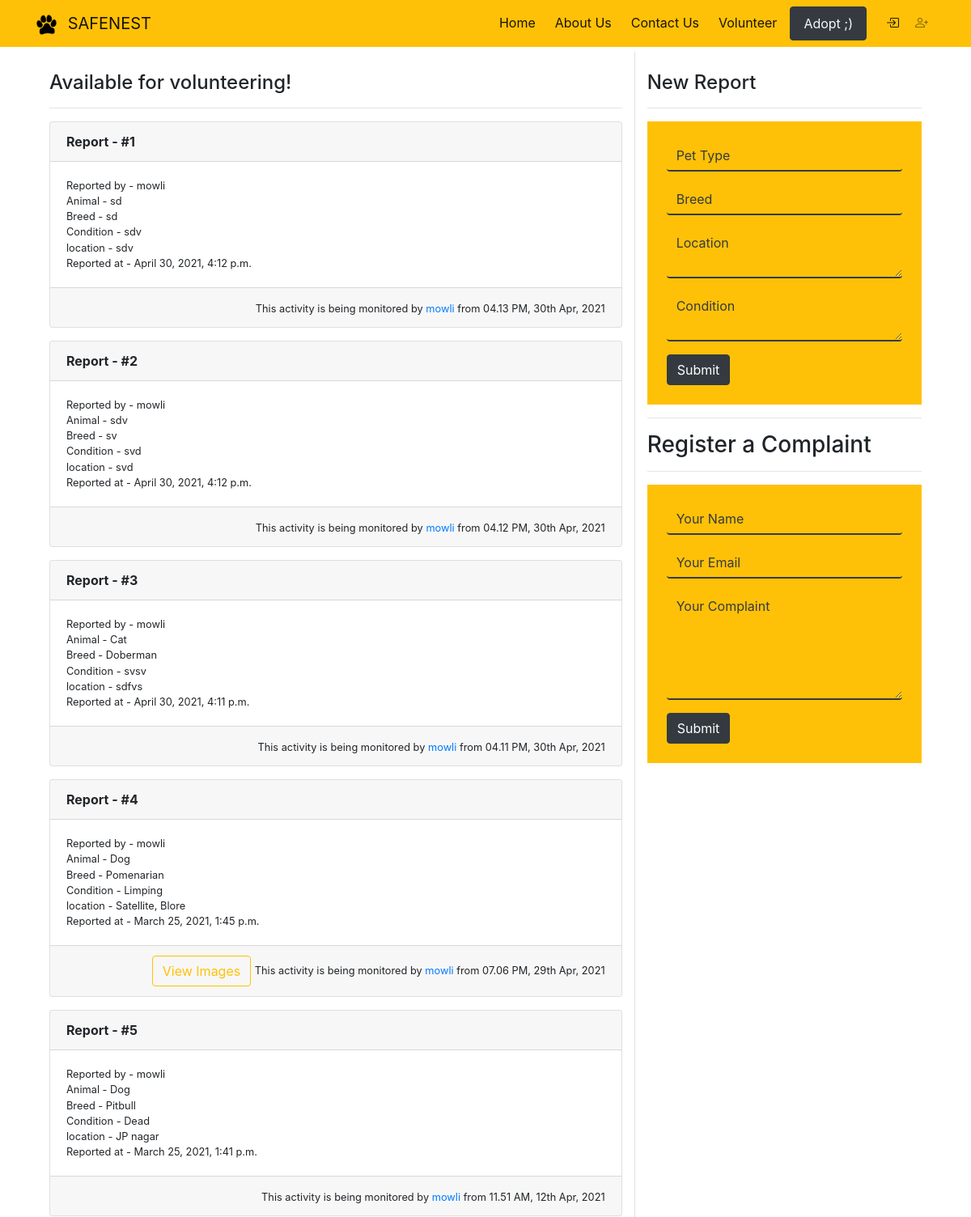
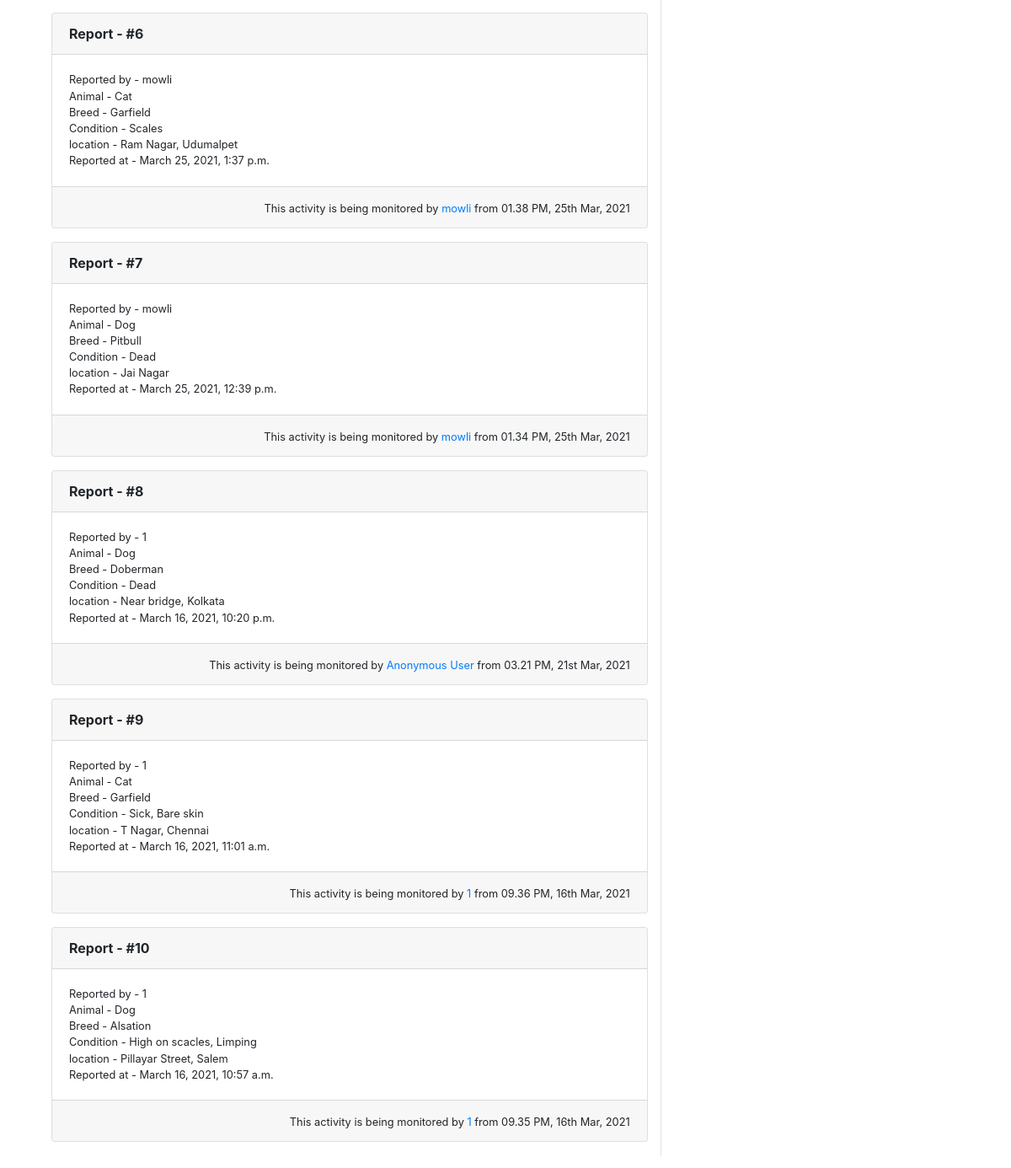
The app's page /volunteer (upper part), older data (2 pictures, top to bottom).
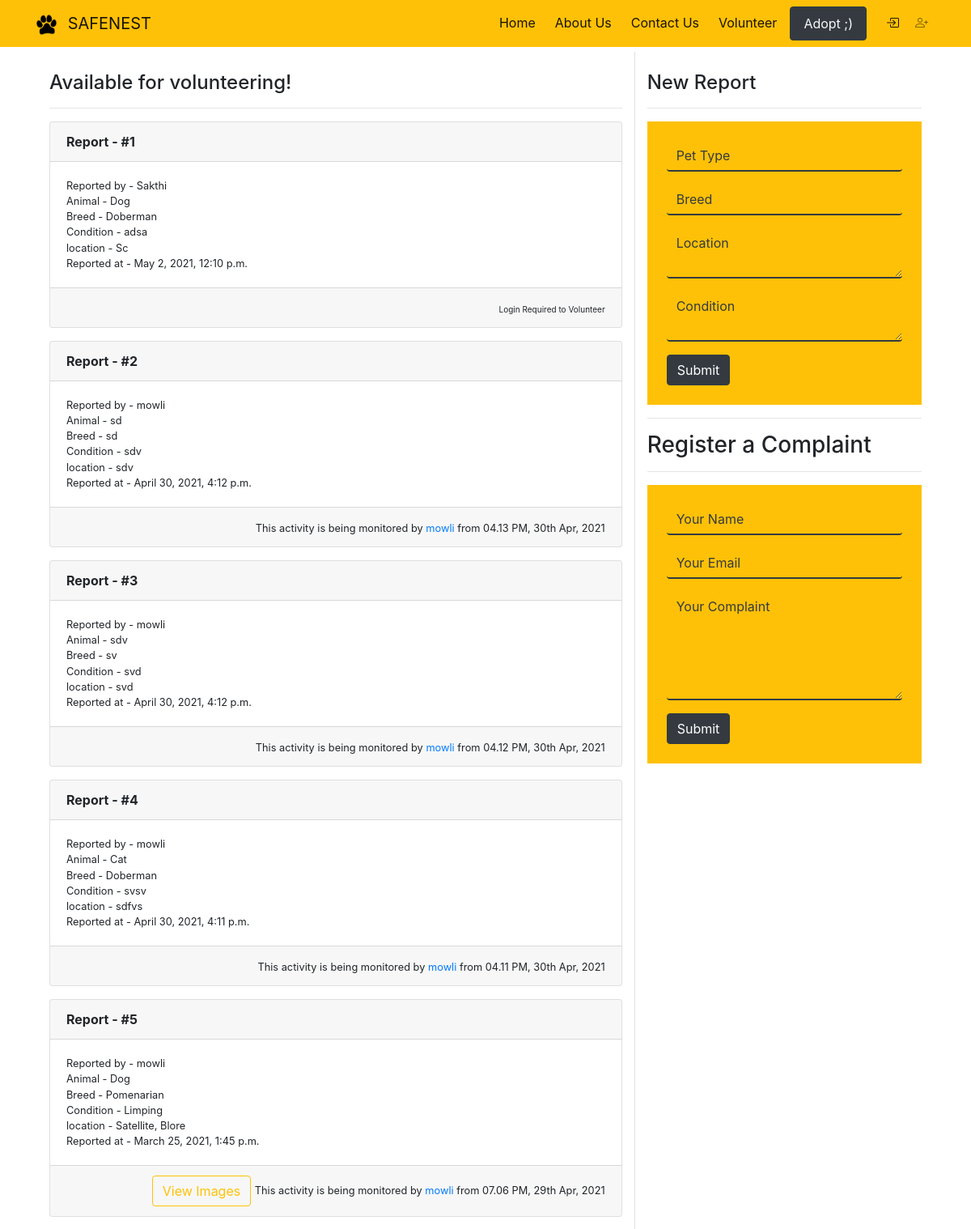
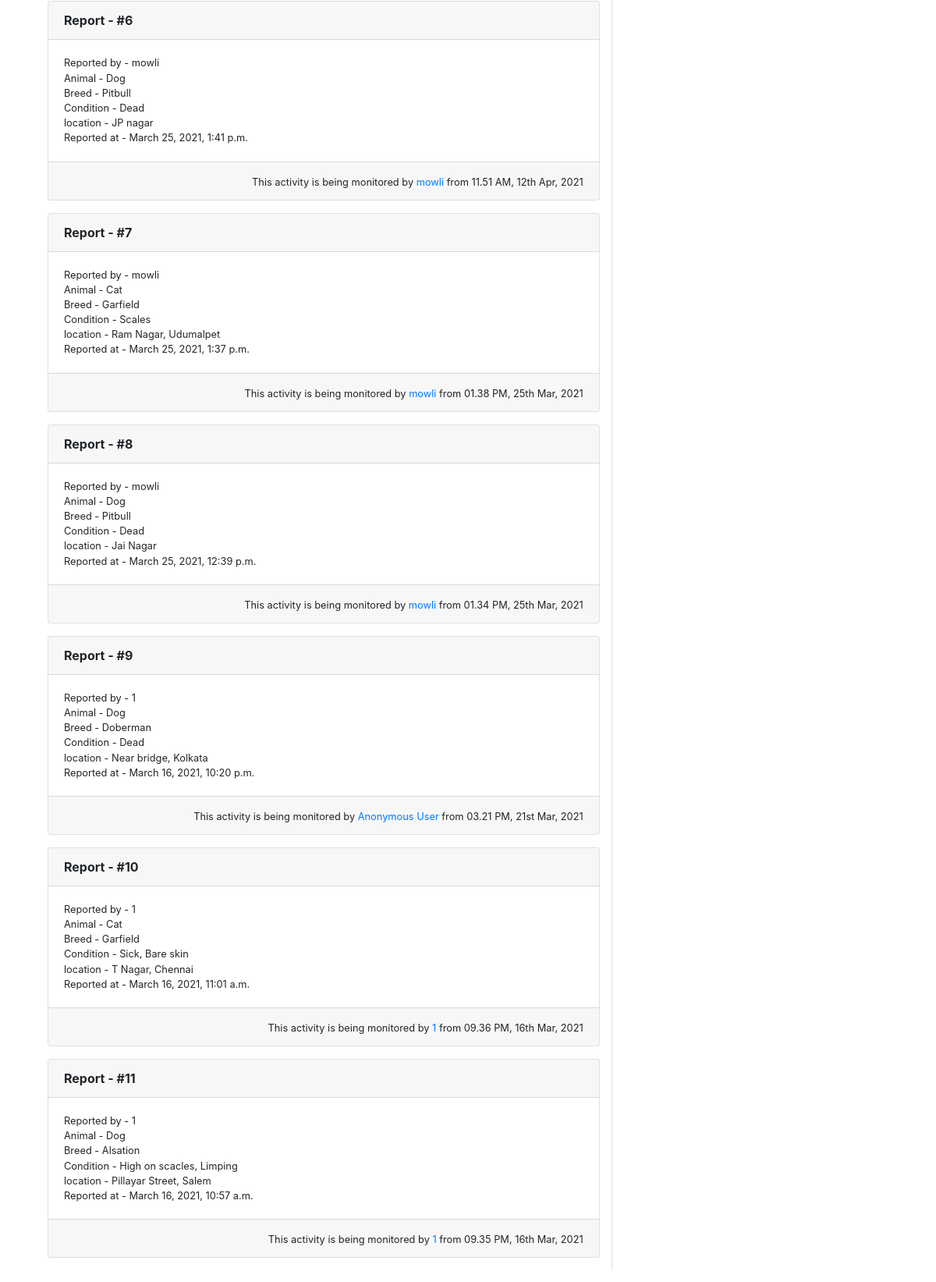
The same page, newer data (2 pictures, top to bottom).
### app/models.py (models this page shows, shortened)
class Activity(models.Model):
    pet = models.CharField(max_length=255)
    breed = models.CharField(max_length=100)
    location = models.TextField()
    volunteer = models.CharField(max_length=255, blank=True)
    condition = models.TextField()
    images = models.TextField()
    status = models.BooleanField(default=False)
    reporter = models.CharField(max_length=255)
    timeStamp = models.DateTimeField(auto_now_add=True)
    actionStamp = models.DateTimeField(blank=True, null=True)
    closeStamp = models.DateTimeField(blank=True, null=True)
    class Meta:
        ordering = ['-timeStamp', '-actionStamp', '-closeStamp']

### app/views.py (the view)
# urls.py: path('volunteer', views.VolunteerHome.as_view(), name="volunteer-home"),
class VolunteerHome(View):
    def get(self, request):
        context = {
            "activities" : Activity.objects.all(),
        }
        return render(request, 'volunteer/home.html', context)

### app/templates/volunteer/home.html (shortened to what this page needs)
{% extends "base.html" %}
{% block content %}
  <div class="container mt-5 p-3">
      <div class="row m-0">
        <div class="col-8 border-right">
          <br>
          <h4>Available for volunteering!</h4>
          <hr>
          {% for activity in activities %}
            <div class="card mb-3">
              <div class="card-header">
                <b>Report - #{{forloop.counter}}</b>
              </div>
              <small class="card-body">
                Reported by  - {{activity.reporter}} <br>
                Animal - {{activity.pet}} <br>
                Breed - {{activity.breed}} <br>
                Condition - {{activity.condition}} <br>
                location - {{activity.location}} <br>
                Reported at - {{activity.timeStamp}}
              </small>
              <div class="card-footer text-right">
                {% if activity.images %}
                <button type="button" class="btn btn-outline-warning" data-toggle="modal" data-target="#galleryView{{forloop.counter}}">
                  View Images
                </button>
                {% endif %}
                {% if activity.status %}
                  Closed
                  {% else %}
                  {% if not activity.volunteer %}
                  {% if request.user.is_authenticated %}
                  <a href="/volunteer/self/{{activity.id}}" class="btn btn-warning">Volunteer</a>
                  {% else %}
                  <small class="x-small">Login Required to Volunteer</small>
                  {% endif %}
                  {% else %}
                  <small>This activity is being monitored by
                    <a href="">{{activity.volunteer}}</a> from {{activity.actionStamp|date:"h.i A, dS M, Y"}} </small>
                  {% endif %}
                {% endif %}
              </div>
            </div>
          {% endfor %}
        </div>
        <div class="col-4">
          <br>
          <div>
            <h4>New Report</h4>
            <hr>
            <form action="/volunteer/activity/new" method="POST" class="bg-warning p-3 p-md-4">
              <input type="text" class="form-control mb-3" name="pet" placeholder="Pet Type">
              <input type="text" class="form-control mb-3" name="breed" placeholder="Breed">
              <textarea type="text" class="form-control mb-3" name="location" placeholder="Location"></textarea>
              <textarea type="text" class="form-control mb-3" name="condition" placeholder="Condition"></textarea>
              <button type="submit" class="btn btn-dark">Submit</button>
            </form>
          </div>
          <hr>
          <div>
            <h3>Register a Complaint</h3>
            <hr>
            <form action="/complaint/new" method="POST" class="bg-warning p-3 p-md-4">
              <input type="text" class="form-control mb-3" name="name" placeholder="Your Name"
              >
              <input type="text" class="form-control mb-3" name="email" placeholder="Your Email"
              >
              <textarea type="text" class="form-control mb-3" name="complaint" placeholder="Your Complaint" rows="5"></textarea>
              <button type="submit" class="btn btn-dark">Submit</button>
            </form>
          </div>
        </div>
    </div>
  </div>
{% endblock content %}

Row changes from the older to the newer data that the page shows:
added Activity: reporter "Sakthi", pet "Dog", breed "Doberman", condition "adsa", location "Sc", timeStamp "May 2, 2021, 12:10 p.m.", status "Login Required to Volunteer"
